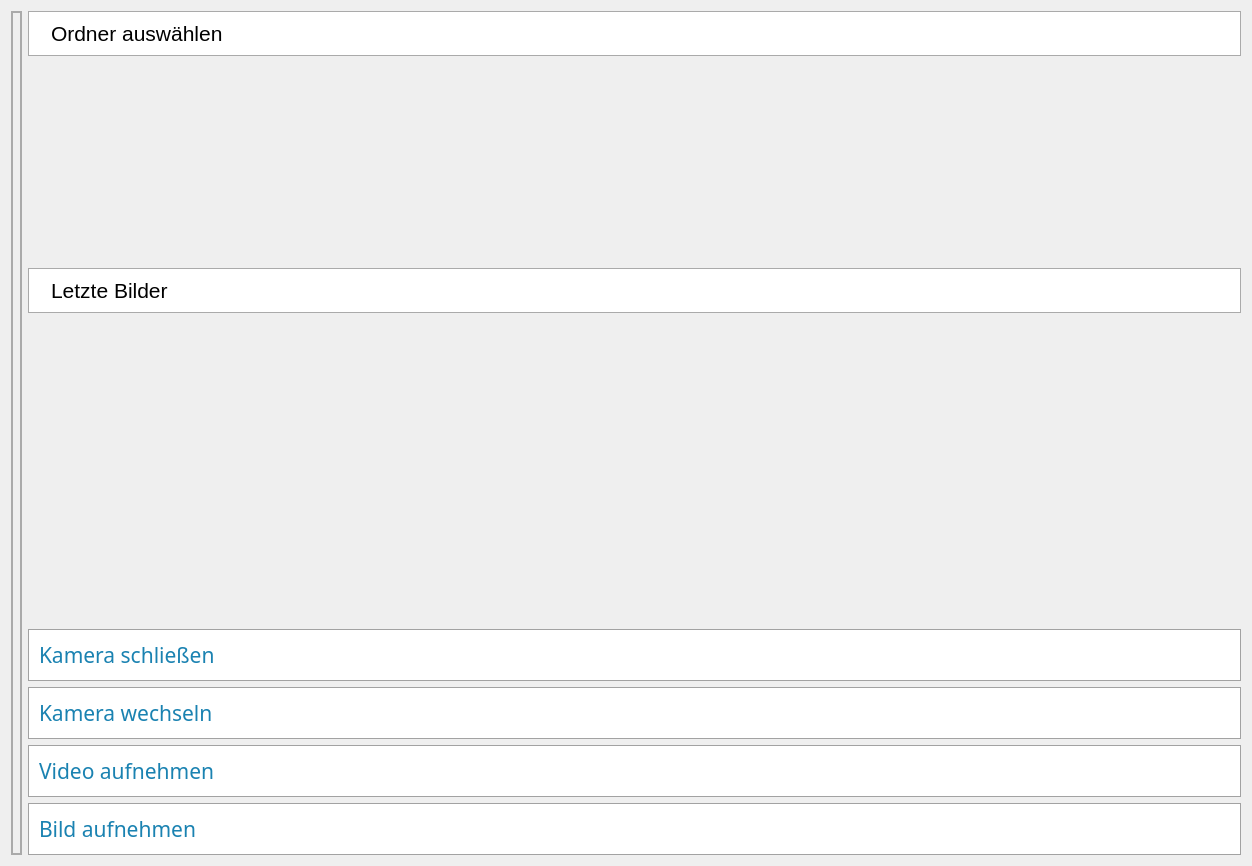
<?xml version="1.0" encoding="UTF-8"?>
<ui version="4.0">
 <class>Form</class>
 <widget class="QWidget" name="Form">
  <property name="geometry">
   <rect>
    <x>0</x>
    <y>0</y>
    <width>1252</width>
    <height>866</height>
   </rect>
  </property>
  <property name="focusPolicy">
   <enum>Qt::StrongFocus</enum>
  </property>
  <property name="contextMenuPolicy">
   <enum>Qt::DefaultContextMenu</enum>
  </property>
  <property name="windowTitle">
   <string>Form</string>
  </property>
  <property name="styleSheet">
   <string notr="true">QPushButton::hover {
background: #7badc1
} 
QPushButton { border: 1px solid#A2a2a2; background: #FFFFFF; color: #1a82b1;font-size:16pt; font-family: voestalpine; padding:10px 10px; text-align:left;}</string>
  </property>
  <layout class="QHBoxLayout" name="horizontalLayout_4">
   <item>
    <widget class="QLabel" name="CameraViewer">
     <property name="styleSheet">
      <string notr="true">border:2px solid #AAAAAA;</string>
     </property>
     <property name="text">
      <string/>
     </property>
    </widget>
   </item>
   <item>
    <layout class="QVBoxLayout" name="verticalLayout">
     <item>
      <widget class="QFrame" name="Folder_Header">
       <property name="styleSheet">
        <string notr="true">border: 1px solid #AAA;
background: #FFF;</string>
       </property>
       <property name="frameShape">
        <enum>QFrame::StyledPanel</enum>
       </property>
       <property name="frameShadow">
        <enum>QFrame::Raised</enum>
       </property>
       <layout class="QHBoxLayout" name="horizontalLayout_2">
        <item>
         <widget class="QLabel" name="label_4">
          <property name="styleSheet">
           <string notr="true">border: 0px;
background: transparent;</string>
          </property>
          <property name="text">
           <string/>
          </property>
          <property name="pixmap">
           <pixmap>../Images/Header-Folder.png</pixmap>
          </property>
         </widget>
        </item>
        <item>
         <widget class="QLabel" name="label_2">
          <property name="font">
           <font>
            <pointsize>16</pointsize>
           </font>
          </property>
          <property name="styleSheet">
           <string notr="true">border: 0px;
background: transparent;</string>
          </property>
          <property name="text">
           <string>Ordner auswählen</string>
          </property>
         </widget>
        </item>
        <item>
         <spacer name="horizontalSpacer_2">
          <property name="orientation">
           <enum>Qt::Horizontal</enum>
          </property>
          <property name="sizeHint" stdset="0">
           <size>
            <width>1076</width>
            <height>20</height>
           </size>
          </property>
         </spacer>
        </item>
       </layout>
      </widget>
     </item>
     <item>
      <widget class="QScrollArea" name="Folder_Scrollarea">
       <property name="sizePolicy">
        <sizepolicy hsizetype="Expanding" vsizetype="Expanding">
         <horstretch>0</horstretch>
         <verstretch>0</verstretch>
        </sizepolicy>
       </property>
       <property name="minimumSize">
        <size>
         <width>0</width>
         <height>0</height>
        </size>
       </property>
       <property name="maximumSize">
        <size>
         <width>16777215</width>
         <height>200</height>
        </size>
       </property>
       <property name="styleSheet">
        <string notr="true">border: 0px;
background: transparent;

</string>
       </property>
       <property name="horizontalScrollBarPolicy">
        <enum>Qt::ScrollBarAlwaysOff</enum>
       </property>
       <property name="sizeAdjustPolicy">
        <enum>QAbstractScrollArea::AdjustIgnored</enum>
       </property>
       <property name="widgetResizable">
        <bool>true</bool>
       </property>
       <property name="alignment">
        <set>Qt::AlignLeading|Qt::AlignLeft|Qt::AlignTop</set>
       </property>
       <widget class="QWidget" name="Folder_Contents">
        <property name="geometry">
         <rect>
          <x>0</x>
          <y>0</y>
          <width>1217</width>
          <height>200</height>
         </rect>
        </property>
        <property name="sizePolicy">
         <sizepolicy hsizetype="Expanding" vsizetype="Expanding">
          <horstretch>0</horstretch>
          <verstretch>0</verstretch>
         </sizepolicy>
        </property>
        <property name="minimumSize">
         <size>
          <width>0</width>
          <height>0</height>
         </size>
        </property>
        <property name="styleSheet">
         <string notr="true">QPushButton::hover {
background: #7badc1
} 
QPushButton { border: 1px solid#A2a2a2; background: #FFFFFF; color: #1a82b1;font-size:16pt; font-family: voestalpine; padding:10px 10px; text-align:left;}</string>
        </property>
        <layout class="QVBoxLayout" name="Folder_Layout">
         <property name="spacing">
          <number>0</number>
         </property>
         <property name="leftMargin">
          <number>0</number>
         </property>
         <property name="topMargin">
          <number>0</number>
         </property>
         <property name="rightMargin">
          <number>0</number>
         </property>
         <property name="bottomMargin">
          <number>0</number>
         </property>
         <item>
          <widget class="QTreeWidget" name="Folder_Tree">
           <property name="font">
            <font>
             <family>voestalpine</family>
             <pointsize>14</pointsize>
            </font>
           </property>
           <property name="styleSheet">
            <string notr="true">QTreeWidget::item{
	background: #FFF;
border: 1px solid #AAA;
padding:5px;
margin: 2px 0px;
}
QTreeWidget::item::hover{
	background: #1a82b1;
}
QTreeWidget::item::selected{
	background: #90ee90;
}</string>
           </property>
           <property name="showDropIndicator" stdset="0">
            <bool>false</bool>
           </property>
           <property name="selectionBehavior">
            <enum>QAbstractItemView::SelectRows</enum>
           </property>
           <property name="itemsExpandable">
            <bool>true</bool>
           </property>
           <property name="animated">
            <bool>true</bool>
           </property>
           <property name="expandsOnDoubleClick">
            <bool>true</bool>
           </property>
           <attribute name="headerVisible">
            <bool>false</bool>
           </attribute>
           <column>
            <property name="text">
             <string>1</string>
            </property>
           </column>
          </widget>
         </item>
        </layout>
       </widget>
      </widget>
     </item>
     <item>
      <widget class="QFrame" name="Preview_Header">
       <property name="styleSheet">
        <string notr="true">border: 1px solid #AAA;
background: #FFF;</string>
       </property>
       <property name="frameShape">
        <enum>QFrame::StyledPanel</enum>
       </property>
       <property name="frameShadow">
        <enum>QFrame::Raised</enum>
       </property>
       <layout class="QHBoxLayout" name="horizontalLayout">
        <item>
         <widget class="QLabel" name="label">
          <property name="styleSheet">
           <string notr="true">border: 0px;
background: transparent;</string>
          </property>
          <property name="text">
           <string/>
          </property>
          <property name="pixmap">
           <pixmap>../Images/Header-Preview.png</pixmap>
          </property>
         </widget>
        </item>
        <item>
         <widget class="QLabel" name="label_3">
          <property name="font">
           <font>
            <pointsize>16</pointsize>
           </font>
          </property>
          <property name="styleSheet">
           <string notr="true">border: 0px;
background: transparent;</string>
          </property>
          <property name="text">
           <string>Letzte Bilder</string>
          </property>
         </widget>
        </item>
        <item>
         <spacer name="horizontalSpacer">
          <property name="orientation">
           <enum>Qt::Horizontal</enum>
          </property>
          <property name="sizeHint" stdset="0">
           <size>
            <width>40</width>
            <height>20</height>
           </size>
          </property>
         </spacer>
        </item>
       </layout>
      </widget>
     </item>
     <item>
      <widget class="QScrollArea" name="Preview_Scrollarea">
       <property name="sizePolicy">
        <sizepolicy hsizetype="Expanding" vsizetype="Expanding">
         <horstretch>0</horstretch>
         <verstretch>0</verstretch>
        </sizepolicy>
       </property>
       <property name="minimumSize">
        <size>
         <width>0</width>
         <height>0</height>
        </size>
       </property>
       <property name="styleSheet">
        <string notr="true">border: 0px;
background: transparent;

</string>
       </property>
       <property name="horizontalScrollBarPolicy">
        <enum>Qt::ScrollBarAlwaysOff</enum>
       </property>
       <property name="sizeAdjustPolicy">
        <enum>QAbstractScrollArea::AdjustIgnored</enum>
       </property>
       <property name="widgetResizable">
        <bool>true</bool>
       </property>
       <property name="alignment">
        <set>Qt::AlignLeading|Qt::AlignLeft|Qt::AlignTop</set>
       </property>
       <widget class="QWidget" name="Preview_Contents">
        <property name="geometry">
         <rect>
          <x>0</x>
          <y>0</y>
          <width>1217</width>
          <height>318</height>
         </rect>
        </property>
        <property name="sizePolicy">
         <sizepolicy hsizetype="Expanding" vsizetype="Expanding">
          <horstretch>0</horstretch>
          <verstretch>0</verstretch>
         </sizepolicy>
        </property>
        <property name="minimumSize">
         <size>
          <width>0</width>
          <height>0</height>
         </size>
        </property>
        <property name="styleSheet">
         <string notr="true">QPushButton::hover {
background: #7badc1
} 
QPushButton { border: 1px solid#A2a2a2; background: #FFFFFF; color: #1a82b1;font-size:16pt; font-family: voestalpine; padding:10px 10px; text-align:left;}</string>
        </property>
        <layout class="QVBoxLayout" name="Preview_Layout">
         <property name="spacing">
          <number>0</number>
         </property>
         <property name="leftMargin">
          <number>0</number>
         </property>
         <property name="topMargin">
          <number>0</number>
         </property>
         <property name="rightMargin">
          <number>0</number>
         </property>
         <property name="bottomMargin">
          <number>0</number>
         </property>
         <item>
          <spacer name="verticalSpacer_2">
           <property name="orientation">
            <enum>Qt::Vertical</enum>
           </property>
           <property name="sizeHint" stdset="0">
            <size>
             <width>20</width>
             <height>40</height>
            </size>
           </property>
          </spacer>
         </item>
        </layout>
       </widget>
      </widget>
     </item>
     <item>
      <widget class="QPushButton" name="pushButton_Close">
       <property name="styleSheet">
        <string notr="true"/>
       </property>
       <property name="text">
        <string>Kamera schließen</string>
       </property>
       <property name="icon">
        <iconset>
         <normaloff>../Images/Button-CloseCam.png</normaloff>../Images/Button-CloseCam.png</iconset>
       </property>
       <property name="iconSize">
        <size>
         <width>24</width>
         <height>24</height>
        </size>
       </property>
      </widget>
     </item>
     <item>
      <widget class="QPushButton" name="pushButton_Change">
       <property name="styleSheet">
        <string notr="true"/>
       </property>
       <property name="text">
        <string>Kamera wechseln</string>
       </property>
       <property name="icon">
        <iconset>
         <normaloff>../Images/Button-ChangeCam.png</normaloff>../Images/Button-ChangeCam.png</iconset>
       </property>
       <property name="iconSize">
        <size>
         <width>24</width>
         <height>24</height>
        </size>
       </property>
      </widget>
     </item>
     <item>
      <widget class="QPushButton" name="pushButton_Video">
       <property name="styleSheet">
        <string notr="true"/>
       </property>
       <property name="text">
        <string>Video aufnehmen</string>
       </property>
      </widget>
     </item>
     <item>
      <widget class="QPushButton" name="pushButton_Picture">
       <property name="styleSheet">
        <string notr="true"/>
       </property>
       <property name="text">
        <string>Bild aufnehmen</string>
       </property>
       <property name="icon">
        <iconset>
         <normaloff>../Images/Button-TakePicture.png</normaloff>../Images/Button-TakePicture.png</iconset>
       </property>
       <property name="iconSize">
        <size>
         <width>24</width>
         <height>24</height>
        </size>
       </property>
      </widget>
     </item>
    </layout>
   </item>
  </layout>
 </widget>
 <resources/>
 <connections/>
</ui>
